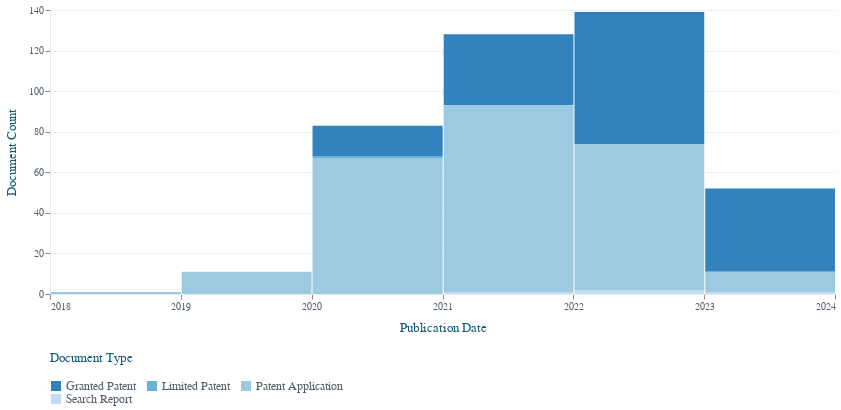

The Vega-Lite source for this figure:
### Vega-Lite specification from a JSON file in a GitHub repository (floating-point values rounded to 4 significant figures)
{"$schema": "https://vega.github.io/schema/vega-lite/v5.json", "autosize": "fit", "background": "transparent", "view": {"stroke": null}, "width": 831, "config": null, "padding": null, "height": 400, "selection": {"grid": {"encodings": ["x"], "type": "interval", "bind": "scales", "zoom": "wheel![event.shiftKey]"}}, "mark": {"type": "bar", "point": {"cursor": "pointer", "size": 80}}, "encoding": {"x": {"field": "label", "type": "temporal", "axis": {"title": "Publication Date", "titlePadding": 10, "labelFontSize": 10, "domain": true, "grid": false, "titleFontSize": 13, "titleFont": "source_sans_prosemibold", "titleFontWeight": "normal", "labelFont": "source_sans_proregular", "labelFontWeight": "normal", "labelColor": "#565f69", "titleColor": "#14597a", "domainColor": "#e4ebf3", "gridColor": "#d8e1ed", "gridDash": [2, 2]}, "timeUnit": "utcyear", "scale": {"type": "utc"}}, "y": {"field": "value", "type": "quantitative", "format": ",", "axis": {"title": "Document Count", "titlePadding": 10, "labelFontSize": 10, "titleFontSize": 13, "titleFont": "source_sans_prosemibold", "titleFontWeight": "normal", "labelFont": "source_sans_proregular", "labelFontWeight": "normal", "labelColor": "#565f69", "titleColor": "#14597a", "domainColor": "#e4ebf3", "gridColor": "#d8e1ed", "gridDash": [2, 2]}}, "tooltip": [{"field": "value", "type": "quantitative", "title": "Document Count", "format": ","}, {"field": "label", "type": "temporal", "timeUnit": "utcyear", "scale": {"type": "utc"}, "title": "Publication Date"}, {"field": "color", "type": "nominal", "title": "Document Type"}], "color": {"field": "color", "type": "nominal", "scale": {"scheme": "category20c"}, "legend": {"orient": "bottom", "columns": 3, "columnPadding": 10, "rowPadding": 1, "labelFontSize": 12, "titleFontSize": 13, "titleFont": "source_sans_prosemibold", "titleFontWeight": "normal", "labelFont": "source_sans_proregular", "labelFontWeight": "normal", "labelColor": "#565f69", "titleColor": "#14597a", "domainColor": "#e4ebf3", "gridColor": "#d8e1ed", "gridDash": [2, 2], "titlePadding": 15}, "axis": {"title": "Document Type"}}}, "data": {"values": [{"color": "Granted Patent", "label": "2018", "value": 0}, {"color": "Limited Patent", "label": "2018", "value": 0}, {"color": "Patent Application", "label": "2018", "value": 1}, {"color": "Search Report", "label": "2018", "value": 0}, {"color": "Granted Patent", "label": "2019", "value": 0}, {"color": "Limited Patent", "label": "2019", "value": 0}, {"color": "Patent Application", "label": "2019", "value": 11}, {"color": "Search Report", "label": "2019", "value": 0}, {"color": "Granted Patent", "label": "2020", "value": 15}, {"color": "Limited Patent", "label": "2020", "value": 1}, {"color": "Patent Application", "label": "2020", "value": 67}, {"color": "Search Report", "label": "2020", "value": 0}, {"color": "Granted Patent", "label": "2021", "value": 35}, {"color": "Limited Patent", "label": "2021", "value": 0}, {"color": "Patent Application", "label": "2021", "value": 92}, {"color": "Search Report", "label": "2021", "value": 1}, {"color": "Granted Patent", "label": "2022", "value": 65}, {"color": "Limited Patent", "label": "2022", "value": 0}, {"color": "Patent Application", "label": "2022", "value": 72}, {"color": "Search Report", "label": "2022", "value": 2}, {"color": "Granted Patent", "label": "2023", "value": 41}, {"color": "Limited Patent", "label": "2023", "value": 0}, {"color": "Patent Application", "label": "2023", "value": 10}, {"color": "Search Report", "label": "2023", "value": 1}], "format": {"parse": {"label": "utc:'%Y'"}}}}
